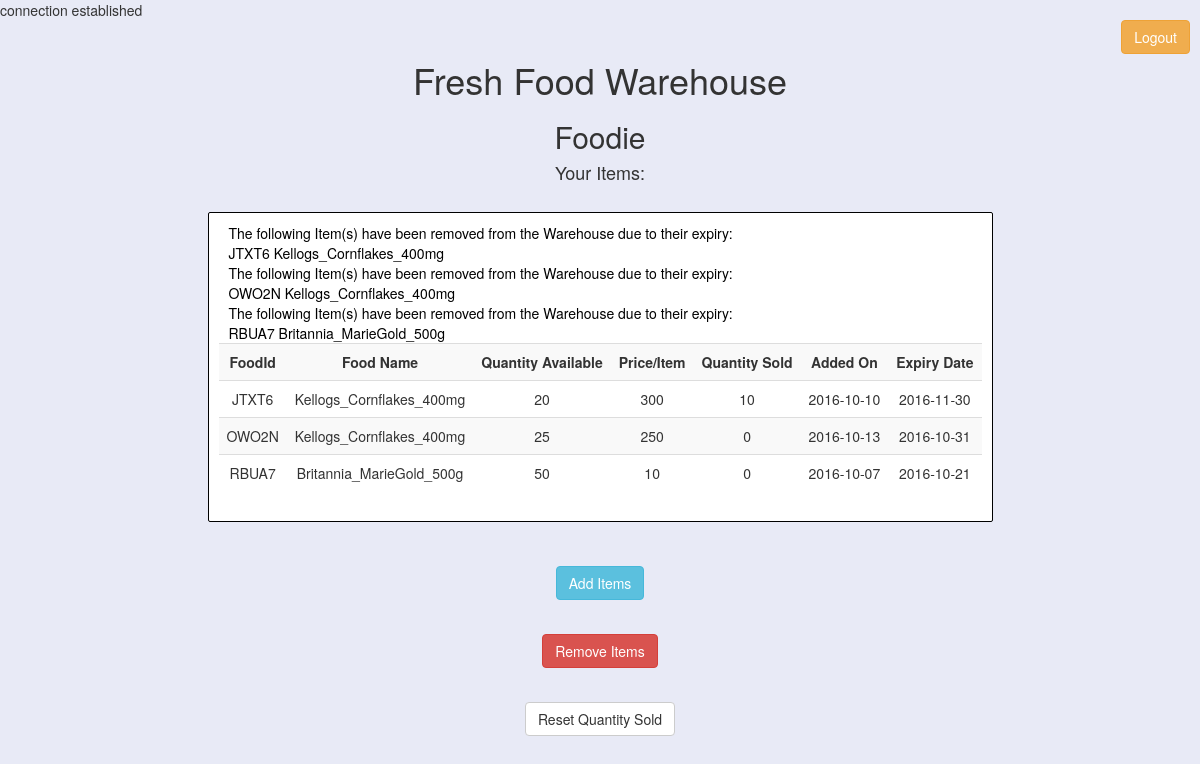
Page /welcomes.php (signed in) on the committed database.
### tables this page shows
CREATE TABLE `food` (
  `foodId` varchar(5) NOT NULL,
  `food_name` varchar(80) NOT NULL,
  `section` varchar(15) DEFAULT NULL,
  `s_id` int(11) NOT NULL,
  `addedon` date NOT NULL,
  `expiry_date` date NOT NULL,
  `qty` int(11) NOT NULL,
  `price` double NOT NULL,
  `sold` int(11) NOT NULL DEFAULT '0'
);

### welcomes.php (the view, shortened to what this page needs)
<?php
   require_once('connect.php');
    if(isset($_SESSION['user_email']) && isset($_SESSION['s_id']))
   {
      $s_id=$_SESSION['s_id'];
      $store_name=$_SESSION['store_name'];
   }
   else
   {
      $_SESSION['unlog']=1;
      header("Location:".get_base_url()."login.php");
      die();
   }
?>
<html>
   <head>
      <link rel="stylesheet" type="text/css" href="bootstrap.min.css"/>
      <link rel="stylesheet" type="text/css" href="styles.css"/>
   </head>
   <body>
      <div id="log-out">
         <a href="logout.php" role="button" class="btn btn-warning">Logout</a>
      </div>
      <h1 class="text-center">Fresh Food Warehouse</h1>
      <h2 class="text-center"><?php echo $store_name;?></h2>
      <h4 class="text-center">Your Items:</h4>
      <div class="centerFlex">
         <div class="container centerFlex">
            <form class="frm-wel">
            <div>
               <?php
               $query="SELECT foodId,food_name,expiry_date FROM food WHERE s_id=$s_id";
               $response=@mysqli_query($dbc,$query);
               if(mysqli_num_rows($response)>0)
               {
                  $current_date=date("Y-m-d");
                  while($row=mysqli_fetch_array($response))
                  {
                     if(strtotime($row['expiry_date'])<=strtotime($current_date))
                     {
                        if(mysqli_affected_rows($dbc))
                           echo '<span>The following Item(s) have been removed from the Warehouse due to their expiry:<br>'.$row['foodId'].' '.$row['food_name'].'</span><br>';
                     }
                  }
               }
            ?>
         </div>
            <?php
            $query="SELECT foodId,food_name,addedon,qty,price,sold,expiry_date FROM food WHERE s_id=$s_id";
            $response=@mysqli_query($dbc,$query);
            if(mysqli_num_rows($response)>0)
            {
               echo '<table cellspacing="5" class="table table-striped tble" cellpadding="10">
               <tr><th class="text-center">FoodId</th>
               <th class="text-center">Food Name</th>
               <th class="text-center">Quantity Available</th>
               <th class="text-center">Price/Item</th>
               <th class="text-center">Quantity Sold</th>
               <th class="text-center">Added On</th>
               <th class="text-center">Expiry Date</th>
               </tr>';
               while($row=mysqli_fetch_array($response))
               {
                  echo '<tr><td class="text-center">'.
                  $row['foodId'].'</td><td class="text-center">'.
                  $row['food_name'].'</td><td class="text-center">'.
                  $row['qty'].'</td><td class="text-center">'.
                  $row['price'].'</td><td class="text-center">'.
                  $row['sold'].'</td><td class="text-center">'.$row['addedon'].'</td><td class="text-center">'.
                  $row['expiry_date'].'</td></tr>';
               }
               echo '</table>';
            }
            else
            {
               echo '<div class="text-center">No Items are being Sold!</div>';
            }
            ?>
         </form>
         </div>
   </div>
   <div class="centerFlex">
      <form>
         <div>
            <button class="btn btn-Info" type="submit" formaction="additems.php" value="additems">Add Items</button>
         </div>
      </form>
   </div>
   <div class="centerFlex">
      <form>
         <div>
            <button class="btn btn-danger" type="submit" formaction="removeitems.php" value="removeitems">Remove Items</button>
         </div>
      </form>
   </div>
   <div class="centerFlex">
      <form method="post">
         <div>
         <button class="btn btn-default" type="submit" formaction="welcomes.php" value="reset_sold" name="reset_sold">Reset Quantity Sold</button>
         </div>
      </form>
   </div>
   </body>
</html>

### styles.css (style rules this page uses)
body { box-sizing: border-box; background-color: #E8EAF6; }
.centerFlex { align-items: center; display: flex; justify-content: center; }
div { margin: 0px 50px 0px 50px; padding: 10px; }
div a { margin-right: -50px; }
div form div { margin: -10px auto -10px auto; }
.frm-wel { background-color: white; border: 1px solid black; border-radius: 2px; padding: 10px; color: black; }
.tble { font-size: 14px; background-color: white; padding-left: -25px; padding-right: -25px; }
#log-out { position: relative; }
#log-out a { position: absolute; top: 0px; right: 10px; }

### rows in the picture
food: foodId "JTXT6", food_name "Kellogs_Cornflakes_400mg", qty "20", price "300", sold "10", addedon "2016-10-10", expiry_date "2016-11-30"
food: foodId "OWO2N", food_name "Kellogs_Cornflakes_400mg", qty "25", price "250", sold "0", addedon "2016-10-13", expiry_date "2016-10-31"
food: foodId "RBUA7", food_name "Britannia_MarieGold_500g", qty "50", price "10", sold "0", addedon "2016-10-07", expiry_date "2016-10-21"

### other values in the picture
$store_name "Foodie"
